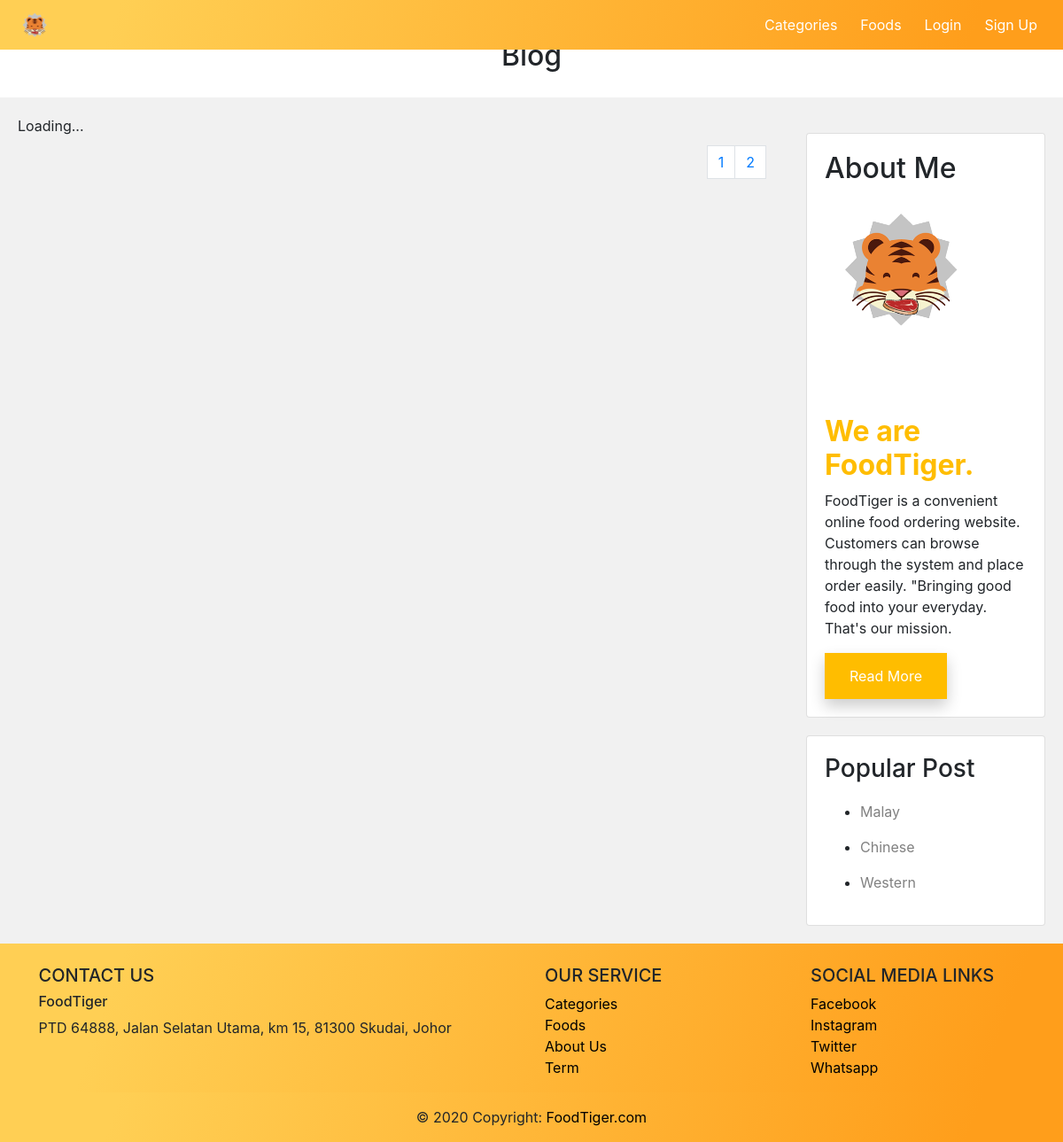
The page /customer/blog.php on the database as committed earlier.
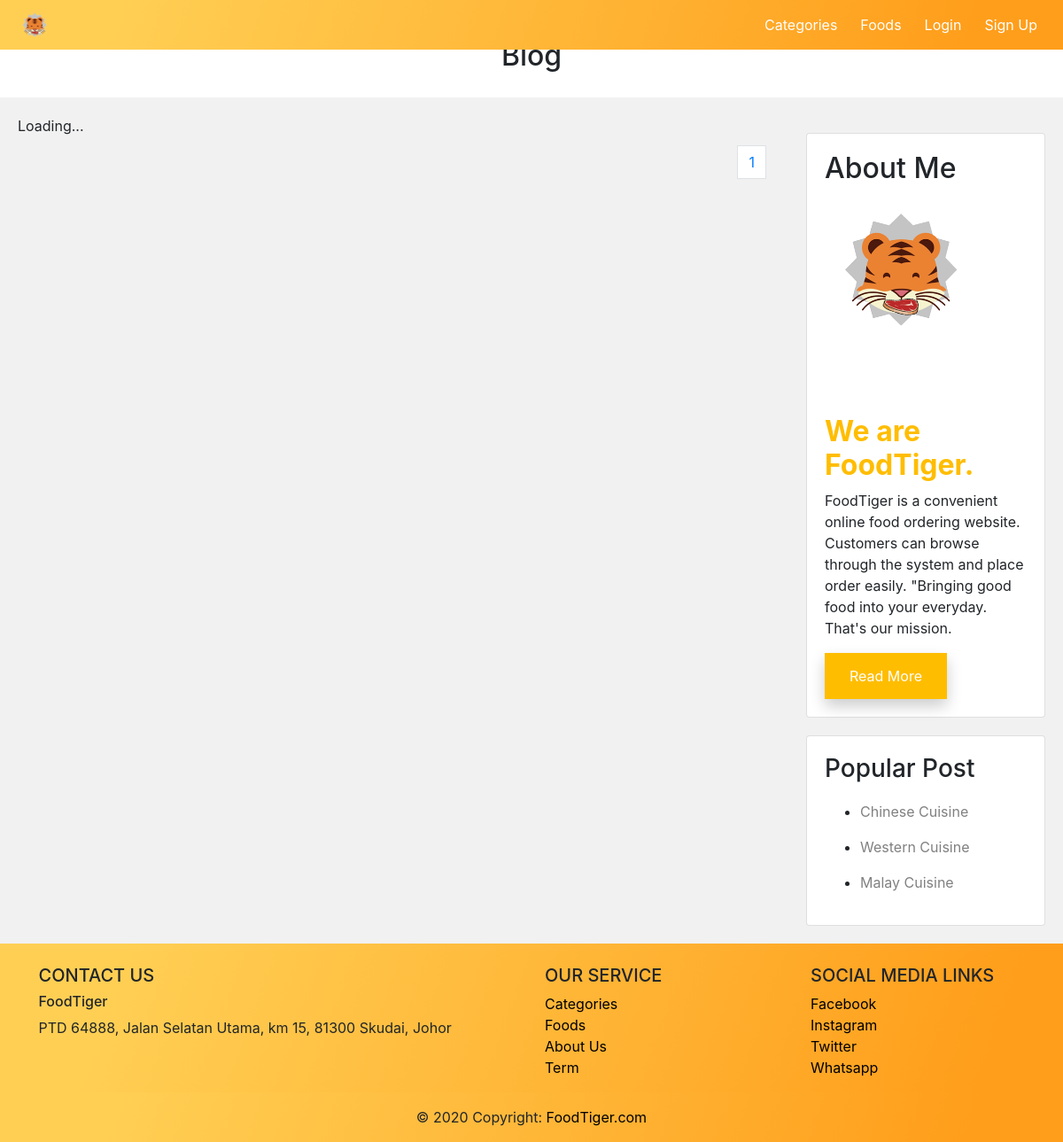
The same page on the database as committed later.
### tables this page shows
CREATE TABLE `blog` (
  `id` int(255) NOT NULL,
  `title` varchar(255) NOT NULL,
  `description` varchar(500) NOT NULL,
  `contain` longtext NOT NULL,
  `image` varchar(255) NOT NULL,
  `time_date` timestamp NOT NULL DEFAULT current_timestamp() ON UPDATE current_timestamp(),
  `Email` varchar(255) NOT NULL,
  `Author` varchar(255) NOT NULL
);

### customer/blog.php (the view, shortened to what this page needs)
<?php
$servername = "localhost";
$username = "root";
$password = "";
$db="foodtiger";
$conn = mysqli_connect($servername, $username, $password,$db);
$limit = 4;
$sql = "SELECT COUNT(id) FROM blog";
$rs_result = mysqli_query($conn, $sql);
$row = mysqli_fetch_row($rs_result);
$total_records = $row[0];
$total_pages = ceil($total_records / $limit);
?>
<!DOCTYPE html>
<html>
    <head>
        <link rel="stylesheet" href="../css/nav-bar.css">
        <link rel="stylesheet" href="../css/index.css">
        <link rel="stylesheet" href="../css/aboutus.css">
        <link rel="stylesheet" href="../css/blog.css">
    </head>
    <body style="background-color:#f1f1f1;">
        <header>
            <?php
            require "navandfooter/nav.php";
            ?>
        </header>
        <div class="in1">
            <div id="demo" class="carousel slide" data-ride="carousel">
            <ul class="carousel-indicators">
                <li data-target="#demo" data-slide-to="0" class="active"></li>
                <li data-target="#demo" data-slide-to="1"></li>
                <li data-target="#demo" data-slide-to="2"></li>
            </ul>
            <div class="carousel-inner">
                <div class="carousel-item active">
                <img src="../image/food.jpg" alt="food" width="100%" height="100%">
                </div>
            </div>
        <a class="carousel-control-prev" href="#demo" data-slide="prev">
            <span class="carousel-control-prev-icon"></span>
        </a>
        <a class="carousel-control-next" href="#demo" data-slide="next">
            <span class="carousel-control-next-icon"></span>
        </a>
        </div>
    <div class="header">
        <h2>Blog</h2>
    </div>
    <div class="container-fluid">
      <div class="row">
        <div class="leftcolumn">
          <div id="target-content">Loading...</div>
          <div class="col col-xs-8">
            <ul class="pagination" style="float: right;margin-top:10px">
            <?php
                if(!empty($total_pages)){
                  for($i=1; $i<=$total_pages; $i++){
                      if($i == 1){
                ?>
                <li class="pageitem active" id="<?php echo $i;?>"><a href="JavaScript:Void(0);" data-id="<?php echo $i;?>" class="page-link"><?php echo $i;?></a></li>
                <?php
                      }
                      else{
                ?>
                <li class="pageitem" id="<?php echo $i;?>"><a href="JavaScript:Void(0);" class="page-link" data-id="<?php echo $i;?>"><?php echo $i;?></a></li>
                <?php
                      }
                    }
                  }
                ?>
              </ul>
              </div>
        </div>
        <div class="rightcolumn">
          <div class="card">
            <h2>About Me</h2>
            <div class="fakeimg" style="height:250px;"><img src="../image/logo 256x256.png" width="200" ></div>
            <h2 style="color:#FFBD00;"><b>We are FoodTiger.</b></h2>
            <p>FoodTiger is a convenient online food ordering website. Customers can browse through
            the system and place order easily. "Bringing good food into your everyday. That's our mission.</p>
            <a class="abutton" href="../aboutus.php"><button class="button3">Read More</button></a>
          </div>
          <div class="card">
            <h3 style="margin-bottom: 20px;">Popular Post</h3>
                <?php
                $query = "SELECT * FROM blog limit 3";
                $run_query = mysqli_query($conn, $query) or die(mysqli_error($conn));
                if (mysqli_num_rows($run_query) > 0) {
                while ($row = mysqli_fetch_array($run_query)) {
                ?>
                <ul class="cat-list">
                  <li style="list-style-position: outside;">
                    <a href="blogDetail.php?id=<?php echo $row['id'];?>" style="color:grey;"><?php echo $row['title'];?></a>
                  </li>
                </ul>
                <?php
                }
          }
                ?>
              </div>
          </div>
      </div>
    </div>
    <footer>
        <?php
        require "navandfooter/footer.php";
        ?>
    </footer>
</body>
</html>

### customer/navandfooter/nav.php (shortened to what this page needs)
<head>
  <link rel="stylesheet" href="https://stackpath.bootstrapcdn.com/bootstrap/4.5.0/css/bootstrap.min.css"
>
  <link rel="stylesheet" href="https://maxcdn.bootstrapcdn.com/bootstrap/4.5.0/css/bootstrap.min.css">
  <link rel="stylesheet" href="https://cdnjs.cloudflare.com/ajax/libs/font-awesome/4.7.0/css/font-awesome.min.css">
</head>
<header>
  <nav class="navbar navbar-expand-md  navbar-dark fixed-top"
    style="background-image: linear-gradient( 109.6deg,  rgba(255,207,84,1) 11.2%, rgba(255,158,27,1) 91.1% );">
    <a class="navbar-brand" href="../index.php"><img src="../image/logo 256x256.png" alt="logo" width="30" height="30"
        style="margin-left:30%; display: block;max-width: 100%;"></a>
    <div class="navbar-collapse collapse w-100 order-3 dual-collapse2 " id="collapsibleNavbar">
      <ul class="navbar-nav ml-auto">
        <li class="nav-item active">
          <a class="nav-link" href="category.php">Categories</a>
        </li>
        <li class="nav-item active">
          <a class="nav-link" href="foodpage.php">Foods</a>
        </li>
        <?php if (isset($_SESSION['userEmail-foodtiger'])) {
           ?>
        <li class="nav-item dropdown">
          <a class="nav-link dropdown-toggle active" href="#" id="navbarDropdown" data-toggle="dropdown">
            <?php echo $_SESSION['Name'] ?>
          </a>
          <div class="dropdown-menu" aria-labelledby="navbarDropdown">
            <a class="dropdown-item" href="../userprofile.php">Profile</a>
            <a class="dropdown-item" href="cart.php">Cart</a>
            <a class="dropdown-item" href="../paymenthistory.php">Payment History</a>
            <a class="dropdown-item" href="../returnhistory.php">Return History</a>
          </div>
        </li>
        <li class="nav-item active"><a class="nav-link" href="../database/lognoutcode.php" style="width:auto;"
            onclick="return confirm('Are you sure?')">Logout</a></li>
        <?php
        } else { ?>
        <li class="nav-item active"><a class="nav-link" href="#" data-toggle="modal" data-target="#login_form"
            style="width:auto;">Login</a></li>
        <li class="nav-item active"><a class="nav-link" href="#" data-toggle="modal" data-target="#signUp"
            style="width:auto;">Sign Up</a></li>
        <?php
        }
        ?>
      </ul>
    </div>
  </nav>
</header>

### customer/navandfooter/footer.php (shortened to what this page needs)
<footer class="page-footer font-small pt-4" style="background-image: linear-gradient( 109.6deg,  rgba(255,207,84,1) 11.2%, rgba(255,158,27,1) 91.1% );">
        <div class="container-fluid text-center text-md-left">
        <div class="row">
            <div class="col-md-6 mt-md-0 mt-3" >
            <h5 class="text-uppercase" style="margin-left:5%;">Contact Us</h5>
            <h6 style="margin-left:5%;">FoodTiger</h6>
            <p style="margin-left:5%;">PTD 64888, Jalan Selatan Utama, km 15, 81300 Skudai, Johor</p>
            </div>
            <div class="col-md-3 mb-md-0 mb-3">
            <h5 class="text-uppercase">Our Service</h5>
            <ul class="list-unstyled">
                <li>
                <a class="a2" href="category.php">Categories</a>
                </li>
                <li>
                <a class="a2" href="foodpage.php">Foods</a>
                </li>
                <li>
                <a class="a2" href="../aboutus.php">About Us</a>
                </li>
                <li>
                <a class="a2" href="../term.php">Term</a>
                </li>
            </ul>
            </div>
            <div class="col-md-3 mb-md-0 mb-3">
            <h5 class="text-uppercase">Social Media Links</h5>
            <ul class="list-unstyled">
                <li>
                <a class="a2" href="https://www.facebook.com/">Facebook</a>
                </li>
                <li>
                <a class="a2" href="https://www.instagram.com">Instagram</a>
                </li>
                <li>
                <a class="a2" href="https://www.twitter.com">Twitter</a>
                </li>
                <li>
                <a class="a2" href="https://www.whatsapp.com">Whatsapp</a>
                </li>
            </ul>
            </div>
        </div>
        </div>
        <div class="footer-copyright text-center py-3" style="background-image: linear-gradient( 109.6deg,  rgba(255,207,84,1) 11.2%, rgba(255,158,27,1) 91.1% );">© 2020 Copyright:
        <a class="a2" href="index.php"> FoodTiger.com</a>
        </div>
    </footer>

### css/nav-bar.css (style rules this page uses)
.navbar-nav > li { padding-left:5px; padding-right:5px; }
.a2 { color:black; }

### css/index.css (style rules this page uses)
.carousel-inner img { width: 100%; height: 100%; }
.abutton { text-decoration: none; color:white; }

### css/aboutus.css (style rules this page uses)
.row:after { content: ""; display: table; clear: both; }
.button3 { border: none; color: white; padding: 14px 28px; font-size: 16px; cursor: pointer; background-color: #FFBD00; box-shadow: 0 8px 16px 0 rgba(0,0,0,0.2); }
img { display: block; height: auto; max-width: 100%; }

### css/blog.css (style rules this page uses)
.header { padding: 20px; font-size: 40px; text-align: center; background-color: white; }
.leftcolumn { float: left; width: 75%; padding: 20px; }
.rightcolumn { float: left; width: 25%; padding: 20px; padding-left: 10px; }
.fakeimg { width: 75%; padding: 20px; }
.card { background-color: white; padding: 20px; margin-top: 20px; }
.row:after { content: ""; display: table; clear: both; }

Rows that differ between the two databases and show on the page:
removed blog: title "Malay"
removed blog: title "Chinese"
removed blog: title "Western"
added blog: title "Chinese Cuisine"
added blog: title "Western Cuisine"
added blog: title "Malay Cuisine"
Other text that changed with them:
list line gone: "2"
